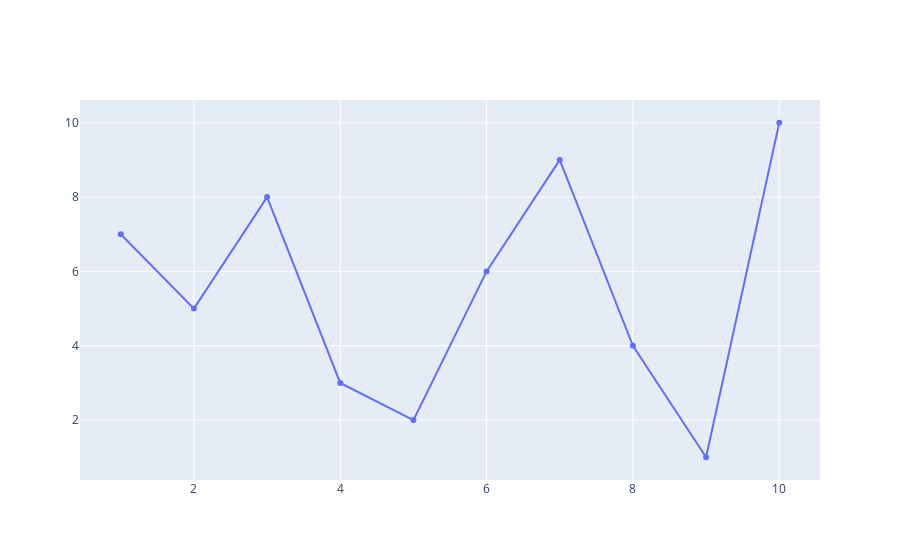

The cell this chart's notebook holds for it:
### Code cell
fig=go.Figure(go.Scatter(x=x,y=y))
fig.show()

### Figure 1 — Plotly figure (JSON) as saved in the notebook; plotly's stock layout.template omitted (floating-point values rounded to 4 significant figures)
{"data": [{"type": "scatter", "x": [1, 2, 3, 4, 5, 6, 7, 8, 9, 10], "y": [7, 5, 8, 3, 2, 6, 9, 4, 1, 10]}], "layout": {}}
